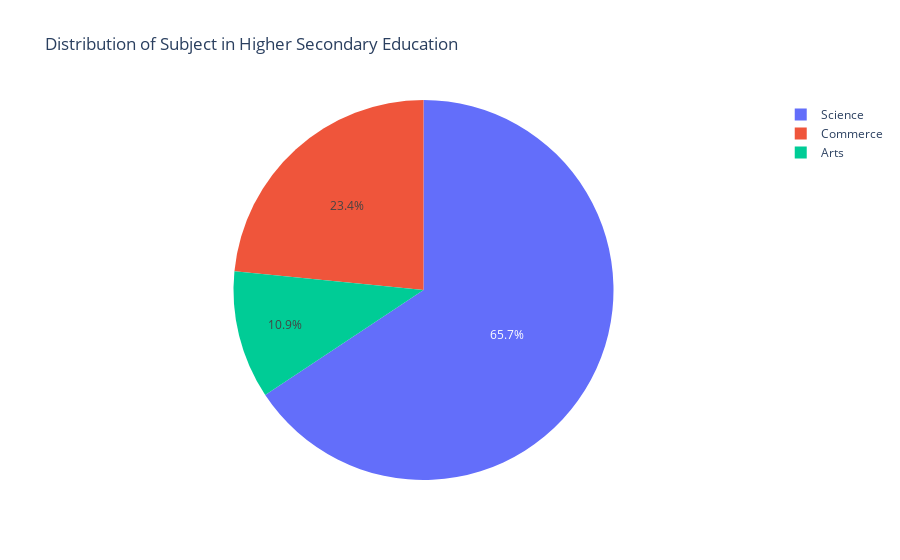

The code cell stored with this chart in its notebook:
### Code cell
px.pie(data_frame=df ,names='hsc_s', title='Distribution of Subject in Higher Secondary Education')

### Figure 1 — Plotly figure (JSON) as saved in the notebook; plotly's stock layout.template omitted (floating-point values rounded to 4 significant figures; data arrays with more than 128 entries replaced by an {"elided": "..."} marker saying what was removed)
{"data": [{"domain": {"x": [0, 1], "y": [0, 1]}, "hovertemplate": "hsc_s=%{label}<extra></extra>", "labels": {"elided": "670 str values"}, "legendgroup": "", "name": "", "showlegend": true, "type": "pie"}], "layout": {"legend": {"tracegroupgap": 0}, "title": {"text": "Distribution of Subject in Higher Secondary Education"}}}
